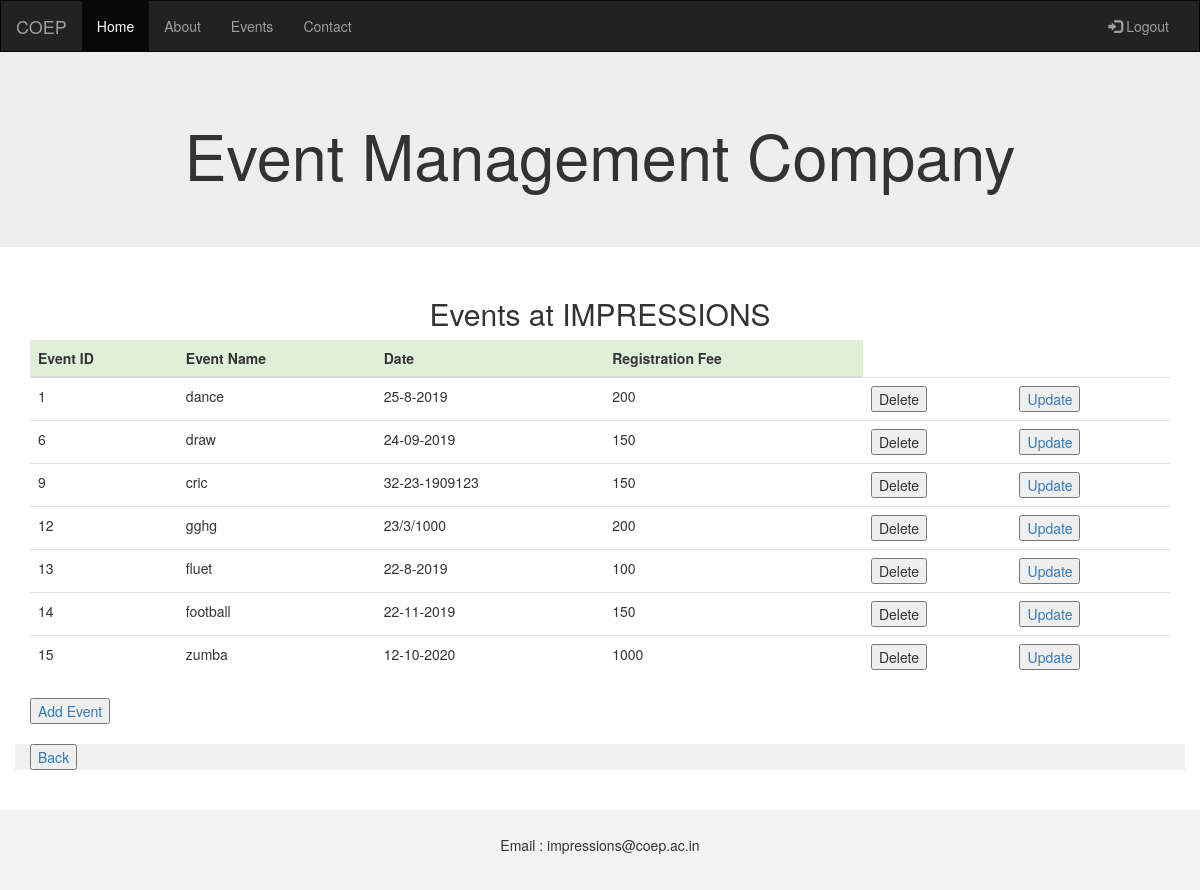
/events_a.php, run on the app's committed database.
### tables this page shows
CREATE TABLE `event` (
  `id` int(255) NOT NULL,
  `title` varchar(255) NOT NULL,
  `date` varchar(255) NOT NULL,
  `fee` int(255) NOT NULL
);

### events_a.php (the view, shortened to what this page needs)
<?php
include 'dbconfig/dbconfig.php';
?>
<!DOCTYPE html>
<html lang="en">
<head>
  <link rel="stylesheet" href="https://maxcdn.bootstrapcdn.com/bootstrap/3.4.0/css/bootstrap.min.css">
</head>
<body>
<nav class="navbar navbar-inverse">
  <div class="container-fluid">
    <div class="navbar-header">
      <a class="navbar-brand" href="#">COEP</a>
    </div>
    <div class="collapse navbar-collapse" id="myNavbar">
      <ul class="nav navbar-nav">
        <li class="active"><a href="homepage.php">Home</a></li>
        <li><a href="#">About</a></li>
        <li><a href="#">Events</a></li>
        <li><a href="#">Contact</a></li>
      </ul>
      <ul class="nav navbar-nav navbar-right">
        <li><a href="logout.php"><span class="glyphicon glyphicon-log-in"></span> Logout</a></li>
      </ul>
    </div>
  </div>
</nav>
<div class="jumbotron">
  <div class="container text-center">
    <h1>Event Management Company</h1>
  </div>
</div>
<div class="container">
  <h2 align = "center">Events at IMPRESSIONS</h2>
  <table class="table">
    <thead>
      <tr class = "success">
        <th>Event ID</th>
        <th>Event Name</th>
        <th>Date</th>
        <th>Registration Fee</th>
      </tr>
    </thead>
    <tbody>
      <?php
        $query = "select * from event";
        $fetchquery =  mysqli_query($con, $query);
        while($row = mysqli_fetch_array($fetchquery)) {?>
          <tr>
              <td> <?php echo $row['id'];
               ?></td>
              <td> <?php echo $row['title']; ?></td>
              <td> <?php echo $row['date'];
               ?></td>
              <td> <?php echo $row['fee'];
               ?></td>
             <form method = "POST" action = "admin-delete_a.php"> <td> <input type="submit" name="delete-btn" value = 'Delete'></td></form>
              <td> <a href="admin-update_a.php"> <button>Update</button></a></td>
          </tr>
        <?php
         }
         ?>
    </tbody>
  </table>
    <a href = "admin-add_a.php"><button>Add Event</button></a>
<br><br>
</div>
<div class="container" style="background-color:#f1f1f1">
    <a href="admin-panel.php"><button type="button" class="cancelbtn">Back</button></a>
  </div>
<br><br>
<footer class="container-fluid text-center">
  <p>Email : impressions@coep.ac.in</p>
</footer>
</body>
</html>

### events_a.php (style rules this page uses)
.navbar { margin-bottom: 0; border-radius: 0; }
footer { background-color: #f2f2f2; padding: 25px; }

### data on the page
event: id "1", title "dance", date "25-8-2019", fee "200"
event: id "6", title "draw", date "24-09-2019", fee "150"
event: id "9", title "cric", date "32-23-1909123", fee "150"
event: id "12", title "gghg", date "23/3/1000", fee "200"
event: id "13", title "fluet", date "22-8-2019", fee "100"
event: id "14", title "football", date "22-11-2019", fee "150"
event: id "15", title "zumba", date "12-10-2020", fee "1000"
